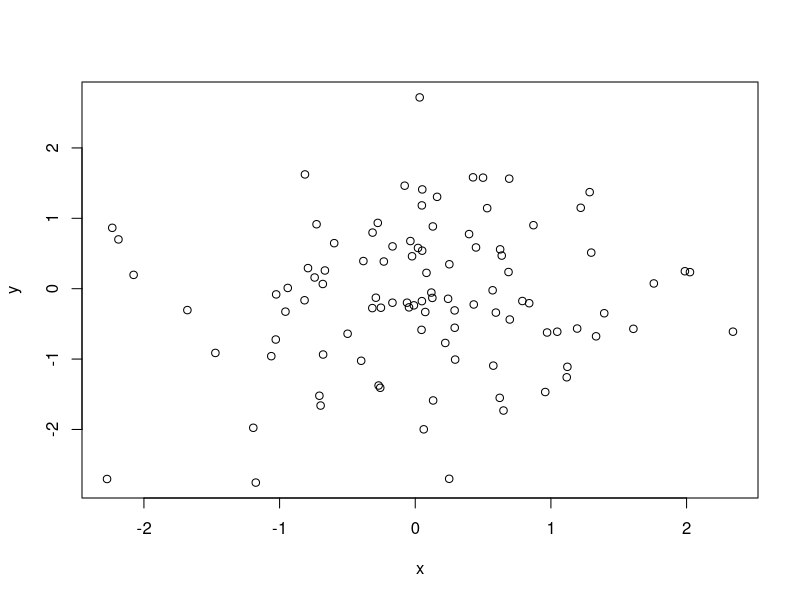

This figure's R source:
## ---- chunk 1

x<- rnorm(100)
y<- rnorm(100)
plot(x,y)
## ---- chunk 2
summary(x)
